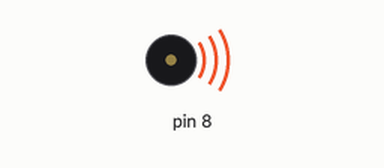
This sketch was run on a simulated Arduino Uno, built with avr-gcc and run on an emulated ATmega328P. Parts: buzzer (waves = sounding).

Above: at 0.12 s.
At 4.82 s:
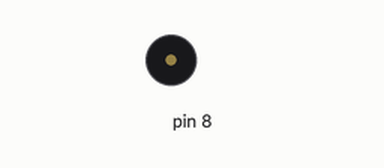
Timing chart, 0 to 5.7 s (numbered marks = the images above):
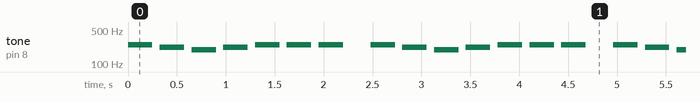

Measured:
- by itself, tone on pin 8: repeats every 2.5 s: silent 0.08 s, 220 Hz 0.25 s, silent 0.08 s, 196 Hz 0.25 s, silent 0.08 s, 220 Hz 0.25 s, 3 × (silent 0.08 s, 247 Hz 0.25 s), silent 0.28 s, 247 Hz 0.25 s

The sketch:

0603_1_.ino
```cpp
// C++ code
//
#define NOTE_C3 131
#define NOTE_D3 147
#define NOTE_E3 165
#define NOTE_F3 175
#define NOTE_G3 196
#define NOTE_A3 220
#define NOTE_B3 247
#define NOTE_C4 262

int melody[] =
{
  NOTE_B3,NOTE_A3,NOTE_G3,NOTE_A3,NOTE_B3,NOTE_B3,NOTE_B3
};

int noteDurations[] =
{
  4,4,4,4,4,4,4
};
void setup()
{

}

void loop()
{
  for(int thisNote = 0;thisNote < 8;thisNote++)
  {
    int noteDuration = 1000 / noteDurations[thisNote];
    tone(8,melody[thisNote],noteDuration);
    int pauseBetweenNotes = noteDuration*1.3;
    delay(pauseBetweenNotes);
    noTone(8);
  }
  delay(200);
}
```
